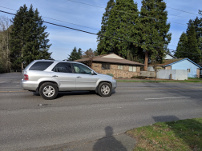
#> input picture images/im3.jpg, 202 x 151 px
$ python image_stitch.py images/im3.jpg images/im4.jpg out.png
#> lines starting #> are read from the running program, lines starting #| are printed output that depends on the picture
import cv2
import sys
import numpy as np
from random import randint
from numpy.linalg import inv

def ex_find_homography_ransac(list_pairs_matched_keypoints, threshold_ratio_inliers=0.85, threshold_reprojtion_error=3, max_num_trial=1000):
    '''
    Apply RANSAC algorithm to find a homography transformation matrix that align 2 sets of feature points, transform the first set of feature point to the second (e.g. warp image 1 to image 2)
    :param list_pairs_matched_keypoints: has the format as a list of pairs of matched points: [[[p1x,p1y],[p2x,p2y]],....]
    :param threshold_ratio_inliers: threshold on the ratio of inliers over the total number of samples, accept the estimated homography if ratio is higher than the threshold
    :param threshold_reprojtion_error: threshold of reprojection error (measured as euclidean distance, in pixels) to determine whether a sample is inlier or outlier
    :param max_num_trial: the maximum number of trials to do take sample and do testing to find the best homography matrix
    :return best_H: the best found homography matrix
    '''
    best_H = None

    print("len list_pair_matched keypoints :", len(list_pairs_matched_keypoints))
    for pair in list_pairs_matched_keypoints:
        pt1 = pair[0]
        pt1.append(1)
        pt2 = pair[1]
        pt2.append(1)

    max_inliers = 0
    listH = []
    for num in range(0,max_num_trial):
        A =[]
        points4 = []
        otherH = []
        for i in range(4):
            index = randint(0,len(list_pairs_matched_keypoints)-1)
            points4.append(list_pairs_matched_keypoints[index])
            x = points4[i][0][0]
            y = points4[i][0][1]
            u = points4[i][1][0]
            v = points4[i][1][1]

            A.append([x,y,1,0,0,0, -u*x, -u*y, -u])
            A.append([0,0,0,x,y,1,-v*x,-v*y,-v])
        A = np.asarray(A)

        U,S,V = np.linalg.svd(A)
        last =V[-1,:]
        H = last.reshape(3,3)

        inliers = []
        for point_pair in list_pairs_matched_keypoints:
            p1 = np.asarray(point_pair[0])
            p2 = np.asarray(point_pair[1])
            projected_p2 = np.dot(H,p1)
            projected_p2 /= projected_p2[2]

            error = np.linalg.norm(p2 - projected_p2)
            if(error < threshold_reprojtion_error):
                inliers.append(point_pair)

        otherH.append(H)
        otherH.append(len(inliers)/len(list_pairs_matched_keypoints))
        listH.append(otherH)

        if((len(inliers) / len(list_pairs_matched_keypoints)) > threshold_ratio_inliers):
            if(len(inliers) > max_inliers):
                max_inliers = len(inliers)
                A = []
                for point in inliers:
                    x = point[0][0]
                    y = point[0][1]
                    u = point[1][0]
                    v = point[1][1]

                    A.append([x,y,1,0,0,0,-u*x,-u*y,-u])
                    A.append([0,0,0,x,y,1,-v*x,-v*y, -v])
                A = np.asarray(A)
                U,S,V = np.linalg.svd(A)
                last = V[-1,:]
                newH = last.reshape(3,3)

                best_H = newH

    if(best_H is None):
        listH.sort(key=lambda x: x[1])
        print("best_H not found in 1000 trials")
        best_H = listH[0][0]

    return best_H

def ex_extract_and_match_feature(img_1, img_2, ratio_robustness=0.7):
    '''
    1/ extract SIFT feature from image 1 and image 2,
    2/ use a bruteforce search to find pairs of matched features: for each feature point in img_1,
    find its best matched feature point in img_2
    3/ apply ratio test to select the set of robust matched points
    :param img_1: input image 1
    :param img_2: input image 2
    :param ratio_robustness: ratio for the robustness test
    :return list_pairs_matched_keypoints: has the format as list of pairs of matched points:
    [[[p1x,p1y],[p2x,p2y]]]
    '''
    # ==============================
    # ===== 1/ extract features from input image 1 and image 2
    # ==============================

    img_11 = cv2.cvtColor(img_1,cv2.COLOR_BGR2GRAY)
    img_22 = cv2.cvtColor(img_2,cv2.COLOR_BGR2GRAY)

    sift = cv2.xfeatures2d.SIFT_create()
    kp1,des1 = sift.detectAndCompute(img_11,None)
    pts1 = [kp1[i].pt for i in range(len(kp1))]
    sift = cv2.xfeatures2d.SIFT_create()
    kp2,des2 = sift.detectAndCompute(img_22,None)
    pts2 = [kp2[i].pt for i in range(len(kp2))]

    # ==============================
    # ===== 2/ use bruteforce search to find a list of pairs of matched feature points
    # ==============================
    list_pairs_matched_keypoints = []

    for i in range(len(des1)):
        error = []
        for j in range(len(des2)):
            point=[]
            point.append(list(pts2[j]))
            val = np.linalg.norm(des1[i] - des2[j])
            point.append(val)
            error.append(point)
        error.sort(key=lambda distance: distance[1])
        if(error[0][1]/error[1][1] < 0.7):
            matched_points = []
            matched_points.append(list(pts1[i]))
            matched_points.append(error[0][0])
            list_pairs_matched_keypoints.append(matched_points)

    return list_pairs_matched_keypoints

def ex_warp_blend_crop_image(img_1,H_1,img_2):
    '''
    1/ warp image img_1 using the homography H_1 to align it with image img_2 (using backward warping and bilinear resampling)
    2/ stitch image img_1 to image img_2 and apply average blending to blend the 2 images into a single panorama image
    3/ find the best bounding box for the resulting stitched image
    :param img_1:
    :param H_1:
    :param img_2:
    :return img_panorama: resulting panorama image
    '''
    img_panorama = None
    # =====  use a backward warping algorithm to warp the source
    # 1/ to do so, we first create the inverse transform; 2/ use bilinear interpolation for resampling
    # to be completed ...

    h, w, z = img_1.shape
    point = [img_1.shape[1],img_1.shape[0],1]
    warpShape = np.dot(H_1,point)
    warpShape = warpShape/warpShape[2]

    h = int(1.55*np.floor(warpShape[0]))
    w = int(0.72*np.floor(warpShape[1]))

    warp = np.zeros((h,w+img_2.shape[1],3))
    result = np.zeros((h,w+img_2.shape[1]))

    for y in range(-100,h):
        for x in range(-100,w):
            xy = np.dot(np.linalg.inv(H_1),[x,y,1])
            xy = xy/xy[2]
            xp = int(np.floor(xy[0]))
            yp = int(np.floor(xy[1]))
            if yp < result.shape[0] and yp >= 0 and xp < result.shape[1] and xp>=0:
                a = xy[0] - xp
                b = xy[1] - yp
                if(yp+1 < img_1.shape[0] and xp+1 < img_1.shape[1]):
                    bilateral = ((1-a)*(1-b))*(img_1[yp,xp]) + (a*(1-b))*(img_1[yp,xp+1])+(a*b)*(img_1[yp+1,xp+1])+((1-a)*b)*(img_1[yp+1,xp])
                    warp[y+33][x+101] = bilateral

    h2 = img_2.shape[0]
    w2 = img_2.shape[1]
    for y in range(h2):
        for x in range(w2):
            p2 = img_2[y][x]
            p1 = warp[y+33][x+101]
            if(p1[0] == 0 and p1[1] == 0 and p1[2] == 0):
                warp[y+33][x+101] = img_2[y][x]
            else:
                sum = p1+p2
                avg = [sum[0]/2, sum[1]/2, sum[2]/2]
                warp[y+33][x+101] = avg

    img_panorama = warp
    return img_panorama

def stitch_images(img_1, img_2):
    '''
    :param img_1: input image 1. We warp this image to align and stich it to the image 2
    :param img_2: is the reference image. We will not warp this image
    :return img_panorama: the resulting stiched image
    '''
    print('==============================')
    print('===== stitch two images to generate one panorama image')
    print('==============================')

    # ===== extract and match features from image 1 and image 2
    list_pairs_matched_keypoints = ex_extract_and_match_feature(img_1=img_1, img_2=img_2, ratio_robustness=0.7)

    # ===== use RANSAC algorithm to find homography to warp image 1 to align it to image 2
    H_1 = ex_find_homography_ransac(list_pairs_matched_keypoints, threshold_ratio_inliers=0.85, threshold_reprojtion_error=3, max_num_trial=1000)

    # ===== warp image 1, blend it with image 2 using average blending to produce the resulting panorama image
    img_panorama = ex_warp_blend_crop_image(img_1=img_1,H_1=H_1, img_2=img_2)

    return img_panorama

if __name__ == "__main__":
    print('==================================================')
    print('PSU CS 410/510, Winter 2020, HW2: image stitching')
    print('==================================================')

    path_file_image_1 = sys.argv[1]
    path_file_image_2 = sys.argv[2]
    path_file_image_result = sys.argv[3]

    # ===== read 2 input images
    img_1 = cv2.imread(path_file_image_1)
#> img_1 is the input picture: shape (151, 202, 3); mean B, G, R 107.7, 107.7, 103
    img_2 = cv2.imread(path_file_image_2)
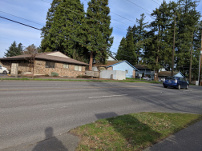
#> input picture images/im4.jpg, 202 x 151 px
#> img_2 is the input picture: shape (151, 202, 3); mean B, G, R 100.4, 105.2, 102.5

    #img_1 = cv2.imread("im3.jpg")
    #img_2 = cv2.imread("im4.jpg")

    # ===== create a panorama image by stitch image 1 to image 2
    img_panorama = stitch_images(img_1=img_1, img_2=img_2)
#> in ex_extract_and_match_feature, `img_11 = cv2.cvtColor(img_1,cv2.COLOR_BGR2GRAY)`:
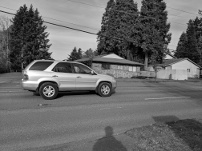
#> img_11: shape (151, 202); min 0, max 255, mean 106.3
#> in ex_extract_and_match_feature, `img_22 = cv2.cvtColor(img_2,cv2.COLOR_BGR2GRAY)`:
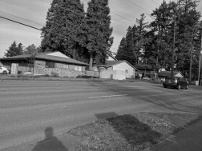
#> img_22: shape (151, 202); min 0, max 243, mean 103.8
#> in ex_extract_and_match_feature, `kp1,des1 = sift.detectAndCompute(img_11,None)`: kp1 = 222 keypoints; strongest (x, y, size): (33, 76, 12.4), (166, 39, 1.8), (113, 56, 4.8), (168, 57, 3)
#> in ex_extract_and_match_feature, `pts1 = [kp1[i].pt for i in range(len(kp1))]`: pts1 = 222 pairs, first value 4.57 to 197.4, second value 4.53 to 133.3
#> in ex_extract_and_match_feature, `kp2,des2 = sift.detectAndCompute(img_22,None)`: kp2 = 278 keypoints; strongest (x, y, size): (163, 70, 2.1), (156, 33, 2.5), (58, 54, 4.9), (179, 75, 3.4)
#> in ex_extract_and_match_feature, `pts2 = [kp2[i].pt for i in range(len(kp2))]`: pts2 = 278 pairs, first value 3.97 to 197.3, second value 2.37 to 147.9
#> after the loop in ex_extract_and_match_feature, `for i in range(len(des1)):`: list_pairs_matched_keypoints = 77 items
#| len list_pair_matched keypoints : 77
#> the loop in ex_find_homography_ransac, `for pair in list_pairs_matched_keypoints:` made 77 passes
#> after the loop in ex_find_homography_ransac, `for num in range(0,max_num_trial):`: best_H = [[-0.0153, 0.000535, 0.949], [-0.00239, -0.0133, 0.314], [-2.77e-05, 4.17e-07, -0.00978]]; listH = 1000 items; max_inliers = 75; newH has the same summary as best_H
#> in stitch_images, `H_1 = ex_find_homography_ransac(list_pairs_matched_keypoints, threshol..`: H_1 has the same summary as best_H in ex_find_homography_ransac
#> in ex_warp_blend_crop_image, `warpShape = np.dot(H_1,point)`: warpShape = [-2.05, -2.17, -0.0153]
#> in ex_warp_blend_crop_image, `warpShape = warpShape/warpShape[2]`: warpShape = [134.2, 141.9, 1]
#> in ex_warp_blend_crop_image, `h = int(1.55*np.floor(warpShape[0]))`: h = 207
#> in ex_warp_blend_crop_image, `w = int(0.72*np.floor(warpShape[1]))`: w = 101
#> after the loop in ex_warp_blend_crop_image, `for y in range(-100,h):`:
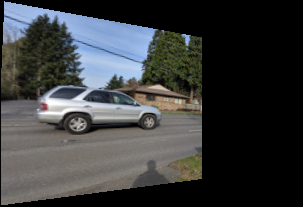
#> warp: shape (207, 303, 3) float64; mean B, G, R 61.6, 60.7, 58.9; drawn with min black and max white
#> after the loop in ex_warp_blend_crop_image, `for y in range(h2):`:
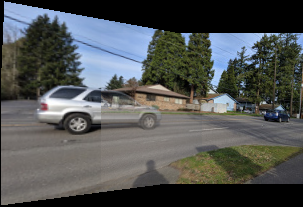
#> warp: shape (207, 303, 3) float64; mean B, G, R 83.7, 84.3, 81.5; drawn with min black and max white

    #cv2.imwrite('output.png',img=(img_panorama).clip(0.0, 255.0).astype(np.uint8) )

    # ===== save panorama image ========
    cv2.imwrite(filename=path_file_image_result, img=(img_panorama).clip(0.0, 255.0).astype(np.uint8))
